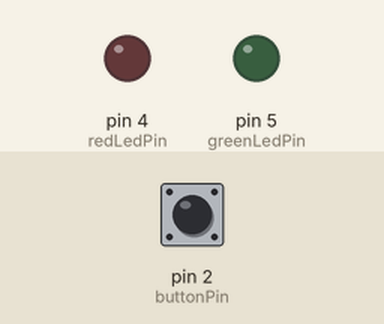
Recording of a sketch running on a simulated Arduino Uno, built with avr-gcc and run on an emulated ATmega328P. On the bench: output pins drawn as LEDs (lit = HIGH). The inputs (shaded band) are chosen by the test bench; at power-on: pin 2 (buttonPin) HIGH.

Above: at 1.2 s.
1.3 s: pin 2 (buttonPin) pulled LOW for 0.15 s
At 2.5 s:
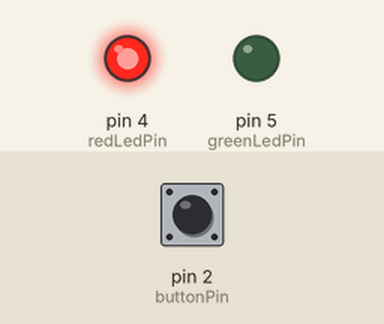
2.9 s: pin 2 (buttonPin) pulled LOW for 1 s
At 4.0 s:
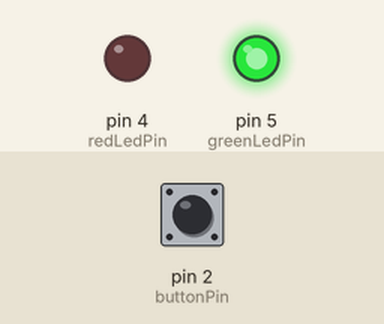
5.4 s: pin 2 (buttonPin) pulled LOW for 0.15 s
At 5.9 s:
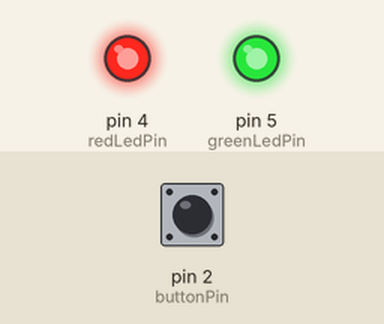
7.0 s: pin 2 (buttonPin) pulled LOW for 3.2 s
At 8.3 s:
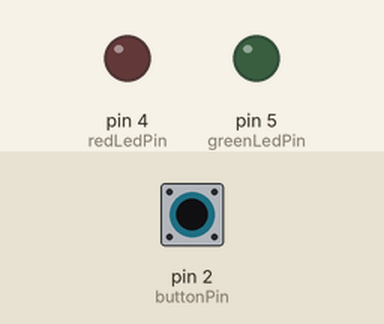
Timing chart, 0 to 10.0 s (numbered marks = the images above; inputs shaded):
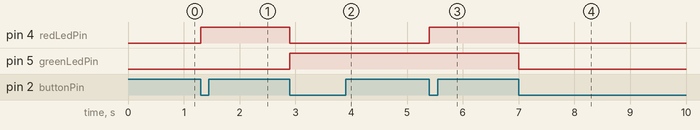

The sketch:

2.COMP_522_2led_1button.ino
```cpp
/*
Jaztin Tabunda
Warmup Project 2 - 2 LED and 1 Button
COMP 522 - V. Bhatt
3-31-2023
*/

int buttonPin = 2; //pin number that takes input from button
int redLedPin = 4; //pin number that outputs to red led
int greenLedPin = 5; //pin number that outputs to green led

int toggleState; //checks to see if red light is on or off
int toggleState2; //checks to see if green light is on or off
int lastButtonState = 1; //since this is a pull up resistor, button goes from HIGH (1) to LOW (0)
long unsigned int lastPress; //this variable is going to keep track of the milliseconds since the last time the button was pressed
volatile int buttonFlag; //this variable is to check if the button is pressed or not.
int pressCount = 0; //the number of times the button is pressed
int debounceTime = 20; //this is to give the program rest time for input so it's stable

void setup()
{
  pinMode(redLedPin, OUTPUT); //sets up red led as output
  pinMode(greenLedPin, OUTPUT); //sets up green led as output
  pinMode(buttonPin, INPUT_PULLUP); //sets up button as input
  attachInterrupt(digitalPinToInterrupt(buttonPin), ISR_button, CHANGE); //this sets up the interrupt for the button so that it runs the ISR method when there is a change
}

void loop()
{
  //this if statement is basically a delay without delaying the entire program
  //as long as the button press happens after a set amount of time (debounceTime) and the buttonFlag is equal to 1
  //the only time buttonFlag is equal to 1 is when there is a change interrupt on the button (i.e. when you press the button)
  if( ((millis() - lastPress) > debounceTime) && buttonFlag)
  {

    lastPress = millis();

    //first button and red led
    //if you press button (since button is a pull up resistor, the change is from 1 to 0)
    if(digitalRead(buttonPin) == 0 && lastButtonState == 1)
    {
      pressCount++; //everytime button is pressed it increments the pressCount
      if(pressCount == 1) //red on, green off
      {
        toggleState =! toggleState; //toggleState controls the red led bulb from on to off and vice versa
        digitalWrite(redLedPin, toggleState);
      }
      else if(pressCount == 2) //green on, red off
      {
        toggleState =! toggleState; //toggleState controls the red led bulb from on to off and vice versa
        toggleState2 =! toggleState2; //toggleState controls the green led bulb from on to off and vice versa
        digitalWrite(redLedPin, toggleState);
        digitalWrite(greenLedPin, toggleState2);
      }
      else if(pressCount == 3) //both on
      {
        toggleState =! toggleState; //toggleState controls the red led bulb from on to off and vice versa
        digitalWrite(redLedPin, toggleState);
      }
      else //both off
      {
        toggleState = 0; //turns off leds
        toggleState2 = 0;
        digitalWrite(redLedPin, toggleState);
        digitalWrite(greenLedPin, toggleState2);
        pressCount = 0; //resets presscount
      }
      lastButtonState = 0; //the current button state turns into the last button state the next time it's looped
    }//after you press the button, it resets the state (this is for debouncing)
    else if(digitalRead(buttonPin) == 1 && lastButtonState == 0)
    {
      lastButtonState = 1; //the current button state turns into the last button state the next time it's looped
    }
      buttonFlag = 0; //turns it to zero so it's not going to run the if statement again until the button is pressed again.
  }

}

void ISR_button()
{
  buttonFlag = 1; //when the button is pressed, you can run the if statement now
}
```

Measured:
- after the input at 1.3 s, pin 4 (redLedPin): LOW → HIGH at once
- after the input at 2.9 s, pin 4 (redLedPin): HIGH → LOW at once; pin 5 (greenLedPin): LOW → HIGH at once
- after the input at 5.4 s, pin 4 (redLedPin): LOW → HIGH at once
- after the input at 7.0 s, pin 4 (redLedPin), pin 5 (greenLedPin): HIGH → LOW at once
